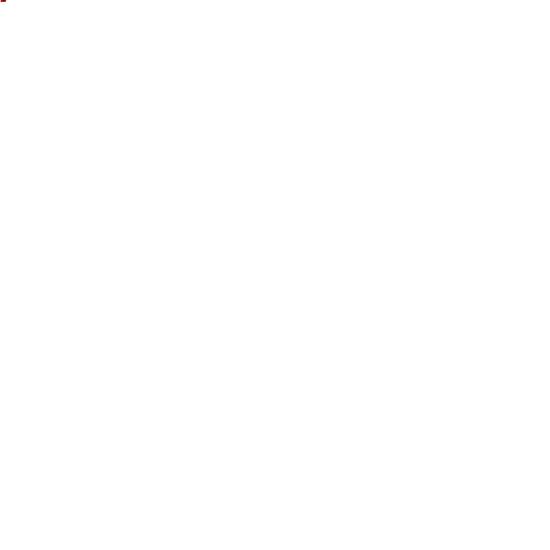
Frame 1 (no input)
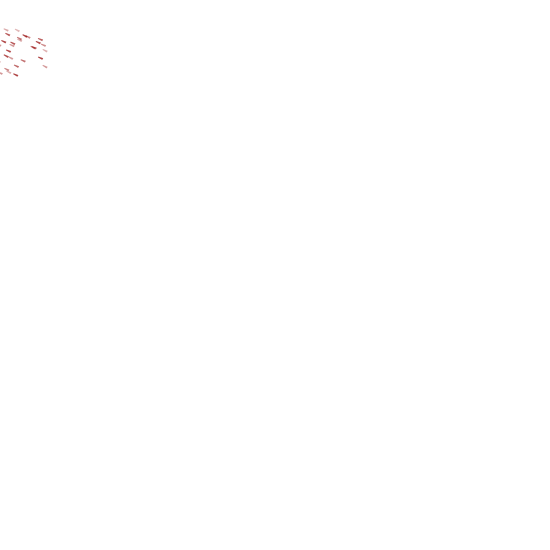
Frame 60 (the mouse pressed at the canvas centre just before this capture)
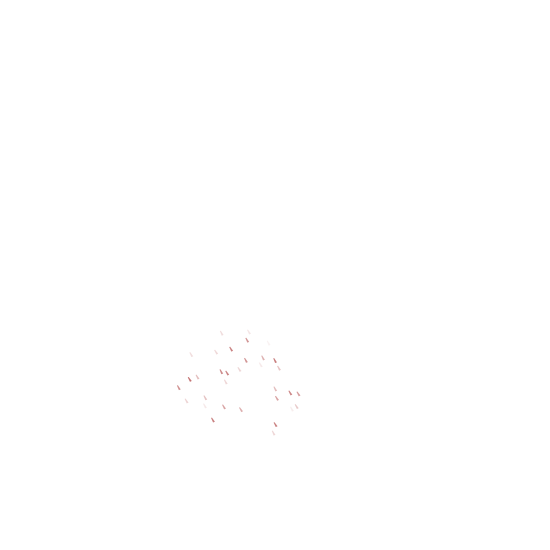
Frame 120 (the mouse held since frame 60 and released just before this capture)

The Processing sketch that drew these frames (run headless with seeded random() and noise(); from frame 60 on, the mouse is pressed at the canvas centre):

// Processing sketch: animatedMousePointerWeb
// ── animatedMousePointerWeb.pde
// Simple Fire Particle Curl Animated Mouse
// Some Inspo from Dan Shiffman (Coding Train Guy): https://processing.org/examples/simpleparticlesystem.html

// MEMBER VARIABLES

  // Stores the list of all of the fire particles in the scene currently
  ArrayList<FireParticle> particles = new ArrayList<FireParticle>();
  
  // Number of Fire Particles to add into the scene for each frame
  float numberOfParticlesToAdd= 3;
  
  // The maximum amount of fire particles that is in the scene
  float numberOfFireParticles = 30;
  
  // Scale (proportional) size of each particle quad shape
  // Corresponds to scaleVal member variable in the FireParticle class
  float scale = 1;
  
  // The colour of each fire particle
  float redness = random(64, 192);
  float greeness = 0;
  float blueness = 0;
  
  
// PUBLIC MEMBER VARIABLES

  // Setup the sketch document 
  void setup() {
    size(550, 550);
    background(255);
  }
  
  // Update the fire particles each turn
  void draw() {
    // Determine the background colour
     background(255);
    
    // Create new fire particles only if the number of fire particles in the curl
    // is less than its maximum limit
     if (particles.size() <= numberOfFireParticles) {
          for (int i = 0; i < numberOfParticlesToAdd; i++) {
            particles.add(new FireParticle(0, 0, scale, redness, greeness, blueness));
         }
     }
    
     // Update each fire particles in the array (ie currently in the sketch window)
     translate(mouseX, mouseY);
     for (int i = 0; i < particles.size(); i++) {
       particles.get(i).update();
       if (particles.get(i).isDead()) {
           particles.remove(i);
       }
     }
  }
  
  // Reset to default configuration with mouse click
  void mouseClicked() {
      numberOfFireParticles = 100;
      scale = 0.8;
  }
  
  
  // Slowly increase the size (minimum and maximum offset) of each subsequent fireParticle
  // added to the scene
  void mouseDragged() {
      if (scale <= 3.0) {
          scale += 0.002; 
      }
  }
  
  
  // Gradually increment the number of particles in the scene to 800 particles
  void mouseMoved() {
    if (numberOfFireParticles < 800) {
      numberOfFireParticles++;
    }
  }
  
  
  // Press the 'r", 'g', 'b', 'y' or 'p' keys to change the colour of the fire particles
  void keyPressed() {
    char currentKey = key;
    
    switch(currentKey) {
      case 'r': changeParticleColour("Red"); break;
      case 'g': changeParticleColour("Green"); break;
      case 'b': changeParticleColour("Blue"); break;
      case 'p': changeParticleColour("Purple"); break;
      case 'o': changeParticleColour("Orange"); break;
      case 't': changeParticleColour("Turquoise"); break;
    }
  }
  
  // Methods for changing the colour of the fire particles via rgb channels
  void changeParticleColour(String colour) {
    if (colour == "Red") {
        redness = random(64, 192);
        greeness = 0;
        blueness = 0;
    }
    
    if (colour == "Green") {
        redness = 0;
        greeness = random(64, 192);
        blueness = 0;
    }
    
    if (colour == "Blue") {
        redness = 0;
        greeness = 0;
        blueness = random(64, 192);
    }
    
    if (colour == "Purple") {
      redness = random(64, 192);
      greeness = 0;
      blueness = random(64, 192);
    }
    
     if (colour == "Orange") {
      redness = 255;
      greeness = random(64, 192);
      blueness = 0;
    }
    
    if (colour == "Turquoise") {
      redness = 0;
      greeness = 255;
      blueness = random(64, 192);
    }

 }
 
 
 // Class for Fire Particles in the animated moust pointer
 class FireParticle {
  // MEMBER VARIABLES 
  
    // Position of each fire particle 
    float xPos;
    float yPos;
    
    // The minimum and maximum offset to determine the position of each vertices
    // of the quad (ie its size)
    int minimumOffset = 1;
    int maximumOffset = 5;
    
    // Scale (proportional) size of each particle quad shape
    float scaleVal; 
    
    // Determine the height and width of the quad shape for the fire particle
    float quadHeight = random(minimumOffset, minimumOffset);
    float quadWidth = random(maximumOffset, maximumOffset);
    
    // The rotation speed of each fire particle 
    float spinner = 0;
    
    // The colour of each fire particle
    float redness = 0;
    float greeness = 0;
    float blueness = 0;
    
    // The opacity (alpha) of each fire particle
    float opacity = random(128, 255);
    
    // The movement speed of each fire particle (it has no direction and its mapped to the minimum and maxmium offset)
    float speedX = random(minimumOffset * 0.25, maximumOffset * 0.25);
    float speedY = random(minimumOffset * 0.25, maximumOffset * 0.25);
    
    // The amount of time that the fire particle is 'alive' (in the scene)
    // It lifeSpand is decremented until it is 0, which it will be dead and is removed from the scene. 
    float lifeSpan = opacity;
    
  // METHODS 

    // Constructor
    FireParticle(float xPos, float yPos, float scale, float redness, float greeness, float blueness) {
      this.xPos = xPos;
      this.yPos = yPos;
      scaleVal = scale;
      this.redness = redness;
      this.greeness = greeness;
      this.blueness = blueness;
    }
    
    // Update each fire particle each frame
    void update() {
      updateCurrentStatus();
      rePositionParticle();
    }
    
    // Update the positioning, lifespan, rotation and colour of each fire particle
    void updateCurrentStatus() {
      xPos += speedX;
      yPos += speedY;
      lifeSpan--; 
      opacity--;
      spinner++;
    }
    
    // Update the positioning, lifespan, rotation and colour of each fire particle
    void rePositionParticle() {
      pushMatrix();
      noStroke();
      rotate(spinner * 0.01);
      // scale(scaleVal);
      fill(redness, greeness, blueness, opacity);
      rectMode(CENTER);
      quad(xPos, yPos, xPos + quadWidth, yPos - quadHeight, xPos + quadWidth, yPos + quadHeight, xPos, yPos + quadHeight);
      popMatrix();
    }
    
    // Check if the fire particle has a lifeSpan value of 0; meaning that it is considered dead
    boolean isDead() {
      return lifeSpan <= 0;
    }
 
}
